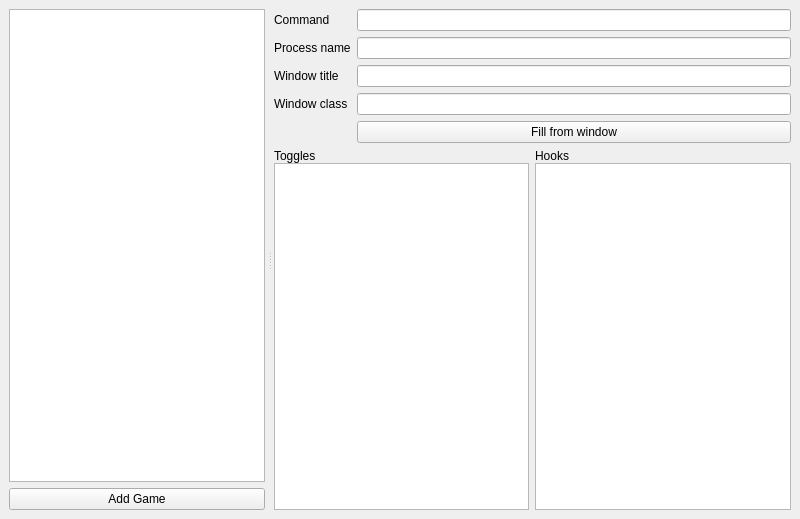
<?xml version="1.0" encoding="UTF-8"?>
<ui version="4.0">
 <class>SettingsWindow</class>
 <widget class="QMainWindow" name="SettingsWindow">
  <property name="geometry">
   <rect>
    <x>0</x>
    <y>0</y>
    <width>800</width>
    <height>519</height>
   </rect>
  </property>
  <property name="windowTitle">
   <string>MainWindow</string>
  </property>
  <widget class="QWidget" name="centralwidget">
   <layout class="QHBoxLayout" name="horizontalLayout">
    <item>
     <widget class="QSplitter" name="splitter">
      <property name="orientation">
       <enum>Qt::Horizontal</enum>
      </property>
      <property name="handleWidth">
       <number>9</number>
      </property>
      <property name="childrenCollapsible">
       <bool>false</bool>
      </property>
      <widget class="QWidget" name="layoutWidget">
       <layout class="QVBoxLayout" name="game_container">
        <item>
         <widget class="QListWidget" name="game_picker">
          <property name="viewMode">
           <enum>QListView::IconMode</enum>
          </property>
         </widget>
        </item>
        <item>
         <widget class="QPushButton" name="add_game_button">
          <property name="text">
           <string>Add Game</string>
          </property>
         </widget>
        </item>
       </layout>
      </widget>
      <widget class="QWidget" name="layoutWidget_2">
       <layout class="QVBoxLayout" name="settings_container" stretch="0,1">
        <item>
         <layout class="QFormLayout" name="top_form_layout">
          <item row="0" column="0">
           <widget class="QLabel" name="command_label">
            <property name="toolTip">
             <string>&lt;html&gt;&lt;head/&gt;&lt;body&gt;&lt;p&gt;The command to run, potentially with arguments.&lt;/p&gt;&lt;p&gt;If specified, any arguments passed on the command line will be ignored.&lt;/p&gt;&lt;/body&gt;&lt;/html&gt;</string>
            </property>
            <property name="text">
             <string>Command</string>
            </property>
            <property name="buddy">
             <cstring>command_textbox</cstring>
            </property>
           </widget>
          </item>
          <item row="0" column="1">
           <widget class="QLineEdit" name="command_textbox">
            <property name="toolTip">
             <string>&lt;html&gt;&lt;head/&gt;&lt;body&gt;&lt;p&gt;The command to run, potentially with arguments.&lt;/p&gt;&lt;p&gt;If specified, any arguments passed on the command line will be ignored.&lt;/p&gt;&lt;/body&gt;&lt;/html&gt;</string>
            </property>
            <property name="inputMethodHints">
             <set>Qt::ImhNoAutoUppercase</set>
            </property>
           </widget>
          </item>
          <item row="1" column="0">
           <widget class="QLabel" name="process_name_label">
            <property name="text">
             <string>Process name</string>
            </property>
            <property name="buddy">
             <cstring>process_name_textbox</cstring>
            </property>
           </widget>
          </item>
          <item row="1" column="1">
           <widget class="QLineEdit" name="process_name_textbox">
            <property name="inputMethodHints">
             <set>Qt::ImhNoAutoUppercase</set>
            </property>
           </widget>
          </item>
          <item row="2" column="0">
           <widget class="QLabel" name="window_title_label">
            <property name="text">
             <string>Window title</string>
            </property>
            <property name="buddy">
             <cstring>window_title_textbox</cstring>
            </property>
           </widget>
          </item>
          <item row="2" column="1">
           <widget class="QLineEdit" name="window_title_textbox">
            <property name="inputMethodHints">
             <set>Qt::ImhNoAutoUppercase</set>
            </property>
           </widget>
          </item>
          <item row="3" column="0">
           <widget class="QLabel" name="window_class_label">
            <property name="toolTip">
             <string>&lt;html&gt;&lt;head/&gt;&lt;body&gt;&lt;p&gt;Window classname of main game window (must match exactly)&lt;/p&gt;&lt;/body&gt;&lt;/html&gt;</string>
            </property>
            <property name="text">
             <string>Window class</string>
            </property>
            <property name="buddy">
             <cstring>window_class_textbox</cstring>
            </property>
           </widget>
          </item>
          <item row="3" column="1">
           <widget class="QLineEdit" name="window_class_textbox">
            <property name="toolTip">
             <string>&lt;html&gt;&lt;head/&gt;&lt;body&gt;&lt;p&gt;Window classname of main game window (must match exactly)&lt;/p&gt;&lt;/body&gt;&lt;/html&gt;</string>
            </property>
            <property name="inputMethodHints">
             <set>Qt::ImhNoAutoUppercase</set>
            </property>
           </widget>
          </item>
          <item row="4" column="1">
           <widget class="QPushButton" name="fill_button">
            <property name="text">
             <string>Fill from window</string>
            </property>
           </widget>
          </item>
         </layout>
        </item>
        <item>
         <layout class="QHBoxLayout" name="bottom_container">
          <item>
           <layout class="QVBoxLayout" name="toggles_container">
            <property name="spacing">
             <number>0</number>
            </property>
            <item>
             <widget class="QLabel" name="toggles_label">
              <property name="text">
               <string>Toggles</string>
              </property>
              <property name="buddy">
               <cstring>toggles_list</cstring>
              </property>
             </widget>
            </item>
            <item>
             <widget class="QListWidget" name="toggles_list"/>
            </item>
           </layout>
          </item>
          <item>
           <layout class="QVBoxLayout" name="hooks_container">
            <property name="spacing">
             <number>0</number>
            </property>
            <item>
             <widget class="QLabel" name="hooks_label">
              <property name="text">
               <string>Hooks</string>
              </property>
              <property name="buddy">
               <cstring>hooks_list</cstring>
              </property>
             </widget>
            </item>
            <item>
             <widget class="QListWidget" name="hooks_list"/>
            </item>
           </layout>
          </item>
         </layout>
        </item>
       </layout>
      </widget>
     </widget>
    </item>
   </layout>
  </widget>
 </widget>
 <tabstops>
  <tabstop>game_picker</tabstop>
  <tabstop>add_game_button</tabstop>
  <tabstop>command_textbox</tabstop>
  <tabstop>process_name_textbox</tabstop>
  <tabstop>window_title_textbox</tabstop>
  <tabstop>window_class_textbox</tabstop>
  <tabstop>fill_button</tabstop>
  <tabstop>toggles_list</tabstop>
  <tabstop>hooks_list</tabstop>
 </tabstops>
 <resources/>
 <connections/>
</ui>
